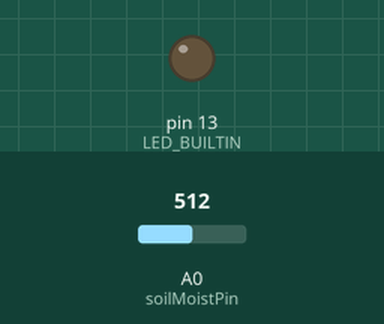
Simulated run of this sketch. Board: Arduino Uno, built with avr-gcc and run on an emulated ATmega328P. Parts: output pins drawn as LEDs (lit = HIGH). The inputs (shaded band) are chosen by the test bench; at power-on: A0 (soilMoistPin) = 512. What the sketch prints to the serial monitor is not drawn.

Above: at 0.1 s.
At 1.1 s:
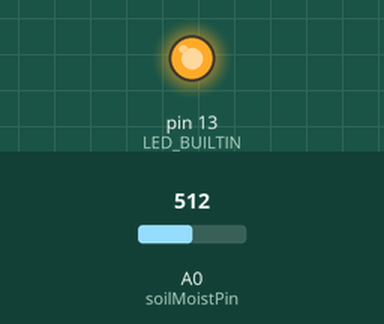
Timing chart, 0 to 2.6 s (numbered marks = the images above):
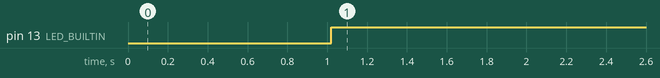

Measured:
- by itself, pin 13 (LED_BUILTIN): LOW → HIGH at 1.0 s

The sketch:

vh400.ino
```cpp
#include <LowPower.h>       // Library written by RocketScream

const int soilMoistPin = A0;
float soilMoistRaw;
float soilMoistReal;


void setup() {
  // put your setup code here, to run once:
  Serial.begin(9600);
  analogReference(EXTERNAL);

  // set internal LED as output, used for indicating whether arduino has woken up
  pinMode(LED_BUILTIN, OUTPUT);
}

void loop() {
  // put your main code here, to run repeatedly:
  soilMoistRaw = analogRead(soilMoistPin)*(3.3/1024);
  delay(20);

  if (soilMoistRaw < 1.1) {
    soilMoistReal = (10 * soilMoistRaw) - 1;
  }
  else if (soilMoistRaw < 1.3) {
    soilMoistReal = (25 * soilMoistRaw) - 17.5;
  }
  else if (soilMoistRaw < 1.82) {
    soilMoistReal = (48.08 * soilMoistRaw) - 47.5;
  }
  else if (soilMoistRaw < 2.2) {
    soilMoistReal = (26.32 * soilMoistRaw) - 7.89;
  }
  else {
    soilMoistReal = (62.5 * soilMoistRaw) - 87.5;
  }

  Serial.print("Water Content is: ");
  Serial.print(soilMoistReal);
  Serial.println("%");
  delay(1000);

  digitalWrite(LED_BUILTIN, HIGH);  // Turn on LED to indicate Arduino going to sleep.
  delay(500);

  // go to deep sleep for 8s, allows power optimization with slowest wake up time.
  LowPower.powerDown(SLEEP_8S, ADC_OFF, BOD_OFF);
}
```
